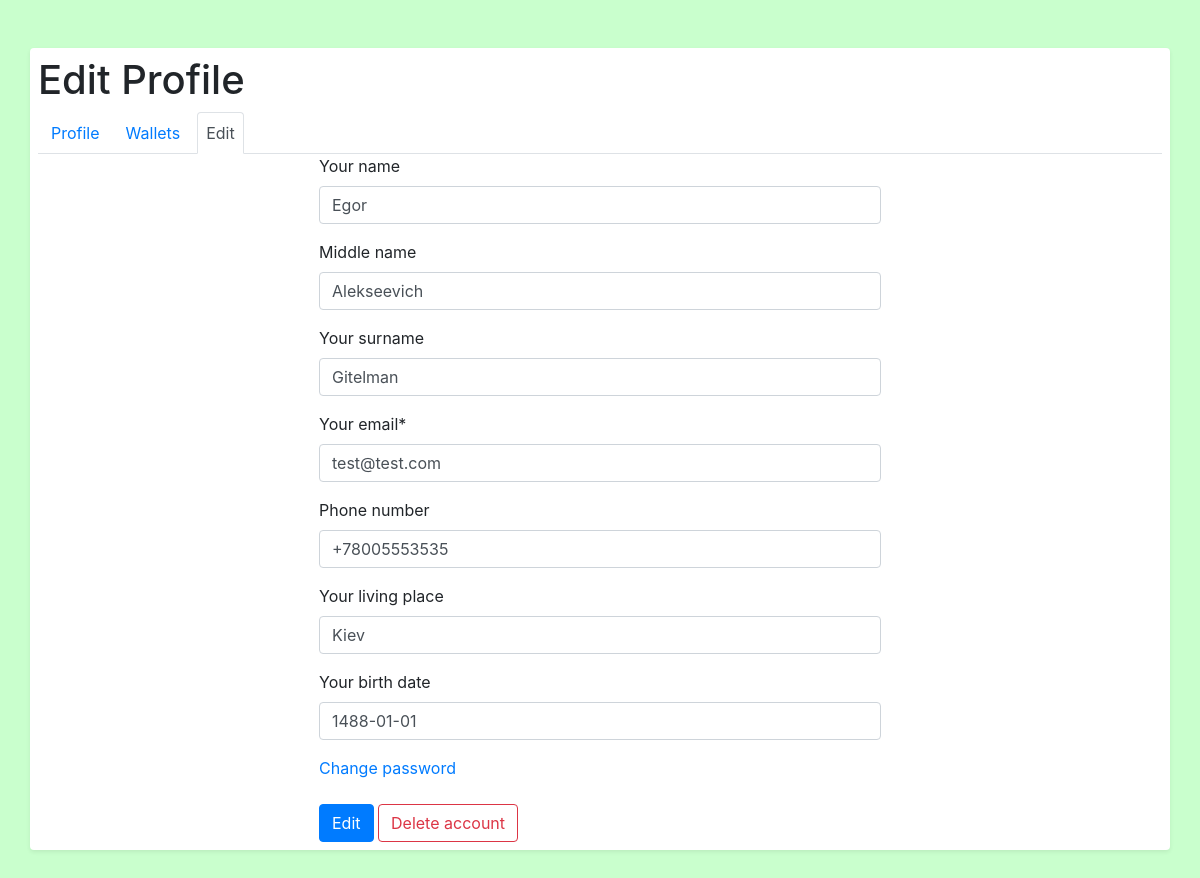
/profile/edit/ (signed in), run on an earlier commit of the app's database.
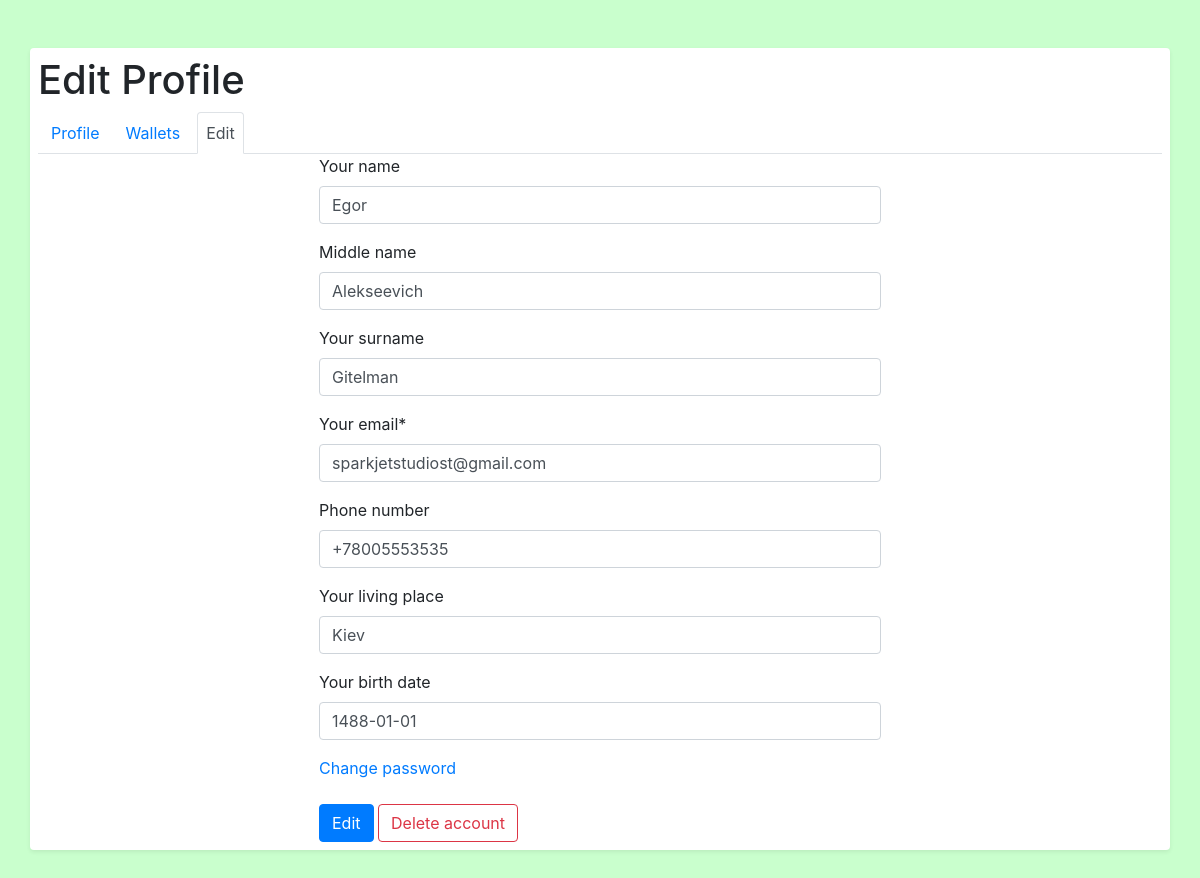
And on a later commit of the database.
### accounts/models.py (models this page shows, shortened)
class Person(AbstractBaseUser, PermissionsMixin, PersonMixin):
    first_name = models.CharField(
        _('Your name'),
        max_length=30,
        blank=True,
        validators=[MinLengthValidator(2)]
    )
    last_name = models.CharField(
        _('Your surname'),
        max_length=40,
        blank=True,
        validators=[MinLengthValidator(2)]
    )
    email = models.EmailField(_('Your email'), unique=True)
    is_staff = models.BooleanField(
        _('staff status'),
        default=False,
        help_text=_('Designates whether person can log into the admin site'),
    )
    is_active = models.BooleanField(
        _('active'),
        default=True,
        help_text=_(
            'Designates whether this person should be treated as active.'
            ' Unselect this instead of deleting accounts.'
        ),
    )
    created_date = models.DateTimeField(default=timezone.now)
    objects = PersonManager()
    EMAIL_FIELD = 'email'
    USERNAME_FIELD = 'email'
    REQUIRED_FIELDS = []
    class Meta:
        verbose_name = _('person')
        verbose_name_plural = _('persons')

### profiles/views.py (the view, shortened to what this page needs)
# urls.py: path('edit/', views.EditProfile.as_view(), name='edit_profile'),
class EditProfile(FormView):
    form_class = forms.PersonEditForm
    template_name = 'profiles/edit.html'
    @method_decorator(login_required)
    def get(self, request, *args, **kwargs):
        form = forms.PersonEditForm(instance=request.user)
        ctx = self.get_context_data()
        ctx['form'] = form
        return render(request, self.template_name, ctx)
    def get_context_data(self, **kwargs):
        ctx = super().get_context_data(**kwargs)
        ctx.update({
            'title': 'Edit Profile',
            'settings_a': 'active',
            'settings_d': 'disabled',
        })
        return ctx

### profiles/forms.py
class PersonEditForm(forms.ModelForm):
    class Meta:
        model = Person
        fields = [
            'first_name', 'middle_name',
            'last_name', 'email', 'phone_number',
            'living_place', 'birth_date',
        ]

### authapp/authentication.py (called while the page is built)
    def get_user(self, person_pk):
        try:
            return get_user_model().objects.get(pk=person_pk)
        except get_user_model().DoesNotExist:
            return None

### templates/profiles/edit.html (shortened to what this page needs)
{% extends "profiles/base_profile.html" %}
{% load crispy_forms_tags %}
{% block blck %}
	<div class="w-50 mx-auto">
		<form method="POST" enctype="multipart/form-data">
			{{ form|crispy }}
			<a href="{% url 'authapp:password_change' %}?next={% url 'profiles:edit_profile' %}">Change password</a><br><br>
			<input type="submit" value="Edit" class="btn btn-primary">
			<a href="{% url 'profiles:profile_deleting' %}" class="btn btn-outline-danger">Delete account</a>
		</form>
	</div>
{% endblock blck %}

### templates/profiles/base_profile.html
{% extends "super.html" %}
{% load static %}
{% block styles %}
	<link rel="stylesheet" type="text/css" href="{% static 'profiles/profile.css' %}">
{% endblock styles %}
{% block content %}
	<h1>{{ title }}</h1>
	<div class="nav nav-tabs">
		<a href="{% url 'profiles:current_profile' %}" class="nav-item nav-link p-2 mx-1 {{profile_a}} {{profile_d}}">Profile</a>
		<a href="{% url 'profiles:profile_wallets' %}" class="nav-item nav-link p-2 mx-1 {{wallets_a}} {{wallets_d}}">Wallets</a>
		<a href="{% url 'profiles:edit_profile' %}" class="nav-item nav-link p-2 mx-1 {{settings_a}} {{settings_d}}">Edit</a>
	</div>
	{% block blck %}
	{% endblock blck %}
{% endblock content %}

### templates/super.html (shortened to what this page needs)
<!DOCTYPE html>
<html>
<head>
    {% block styles %}
    {% endblock styles %}
    <link rel="stylesheet" href="https://stackpath.bootstrapcdn.com/bootstrap/4.4.1/css/bootstrap.min.css">
</head>
<body>
<div class="container shadow-sm p-2 mx-auto my-5 bg-white rounded">
{% block content %}
{% endblock content %}
</div>
</body>
</html>

### templates/super.html (style rules this page uses)
a { text-decoration: none !important; }
body { background-color: #c9ffcd; }

What changed in the data, as far as the page shows it:
changed Person "Egor": email "test@test.com" → "sparkjetstudiost@gmail.com"
